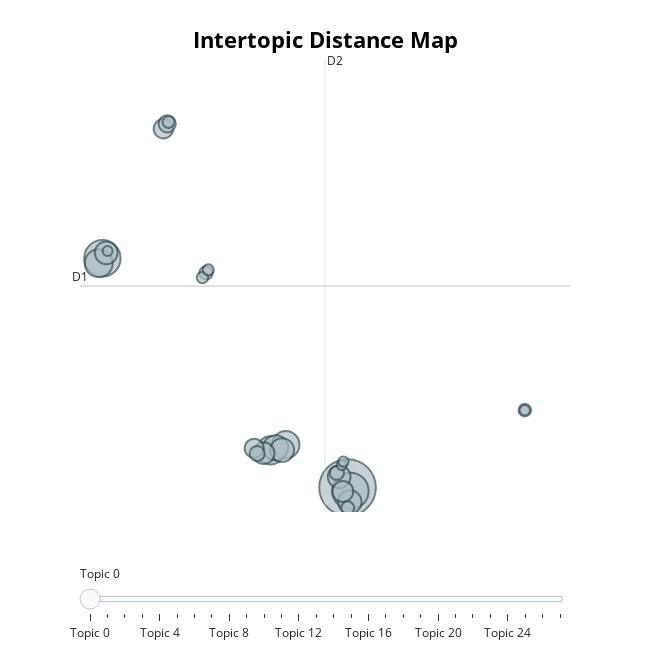

The code cell stored with this chart in its notebook:
### Code cell
topic_model.visualize_topics()

### Figure 1 — Plotly figure (JSON) as saved in the notebook; plotly's stock layout.template omitted (floating-point values rounded to 4 significant figures)
{"data": [{"customdata": [[0, "silas | opus | altar | priest | bishop", 365], [1, "magdalene | grail | priory | mary | langdon", 151], [2, "sophie | sophies | family | grandfathers | princess", 151], [3, "vernet | vernets | sophie | langdon | bank", 91], [4, "magdalene | magdalenes | gospels | mary | sophie", 89], [5, "tomb | poem | tombs | abbey | interred", 85], [6, "inspector | teabing | hawker | teabings | hawkers", 72], [7, "teabing | teabings | tea | sophie | leigh", 65], [8, "louvre | langdon | louvres | galleries | gallery", 62], [9, "langdon | langdons | vinci | sauniere | saunieres", 59], [10, "sophie | langdon | langdons | sophies | marie", 59], [11, "langdon | sophie | langdons | sophies | taxi", 54], [12, "leonardo | vinci | sophie | vincis | mona", 50], [13, "priory | priorys | templars | templar | langdon", 43], [14, "collet | collets | barn | lieutenant | ladder", 42], [15, "templar | priory | masonic | chapel | temple", 34], [16, "langdon | collet | langdons | collets | fache", 26], [17, "langdon | langdons | mickey | vatican | paris", 23], [18, "symbolism | symbols | symbol | langdon | pentacles", 20], [19, "hallway | cloisters | archway | cloister | langdon", 19], [20, "fache | sophie | faches | sophies | phone", 18], [21, "atbash | cipher | alphabet | cryptology | letters", 16], [22, "phi | langdon | phis | divine | vinci", 15], [23, "intercourse | sexual | priestesses | ritual | sex", 14], [24, "langdon | langdons | sophie | robert | lost", 12], [25, "cryptex | cryptanalysts | cipher | password | lock", 12], [26, "langdon | coat | monsieur | bedside | room", 12], [27, "langdon | fibonacci | numbers | digits | number", 11]], "hovertemplate": "<b>Topic %{customdata[0]}</b><br>%{customdata[1]}<br>Size: %{customdata[2]}", "legendgroup": "", "marker": {"color": "#B0BEC5", "line": {"color": "DarkSlateGrey", "width": 2}, "size": [365, 151, 151, 91, 89, 85, 72, 65, 62, 59, 59, 54, 50, 43, 42, 34, 26, 23, 20, 19, 18, 16, 15, 14, 12, 12, 12, 11], "sizemode": "area", "sizeref": 0.2281, "symbol": "circle"}, "mode": "markers", "name": "", "orientation": "v", "showlegend": false, "type": "scatter", "x": [7.907, -7.718, 8.091, 3.007, -7.952, 3.97, 3.323, 3.736, 8.057, -7.473, 7.375, 2.558, 7.606, -3.83, 1.961, -3.587, 2.144, 7.227, -1.116, 7.917, 19.2, -3.502, -1.338, -0.9681, 7.54, 7.647, 19.2, -7.387], "xaxis": "x", "y": [2.364, 13.58, 2.199, 4.18, 13.34, 4.459, 4.306, 4.197, 1.662, 13.85, 2.888, 4.045, 2.172, 19.92, 4.287, 20.16, 4.032, 3.076, 12.86, 1.374, 6.148, 20.25, 12.64, 13.01, 3.463, 3.638, 6.148, 13.94], "yaxis": "y"}], "layout": {"annotations": [{"showarrow": false, "text": "D1", "x": -9.145, "y": 12.23, "yshift": 10}, {"showarrow": false, "text": "D2", "x": 6.47, "xshift": 10, "y": 23.28}], "height": 650, "hoverlabel": {"bgcolor": "white", "font": {"family": "Rockwell", "size": 16}}, "legend": {"itemsizing": "constant", "tracegroupgap": 0}, "margin": {"t": 60}, "shapes": [{"line": {"color": "#CFD8DC", "width": 2}, "type": "line", "x0": 6.47, "x1": 6.47, "y0": 1.168, "y1": 23.28}, {"line": {"color": "#9E9E9E", "width": 2}, "type": "line", "x0": -9.145, "x1": 22.09, "y0": 12.23, "y1": 12.23}], "sliders": [{"active": 0, "pad": {"t": 50}, "steps": [{"args": [{"marker.color": [["red", "#B0BEC5", "#B0BEC5", "#B0BEC5", "#B0BEC5", "#B0BEC5", "#B0BEC5", "#B0BEC5", "#B0BEC5", "#B0BEC5", "#B0BEC5", "#B0BEC5", "#B0BEC5", "#B0BEC5", "#B0BEC5", "#B0BEC5", "#B0BEC5", "#B0BEC5", "#B0BEC5", "#B0BEC5", "#B0BEC5", "#B0BEC5", "#B0BEC5", "#B0BEC5", "#B0BEC5", "#B0BEC5", "#B0BEC5", "#B0BEC5"]]}], "label": "Topic 0", "method": "update"}, {"args": [{"marker.color": [["#B0BEC5", "red", "#B0BEC5", "#B0BEC5", "#B0BEC5", "#B0BEC5", "#B0BEC5", "#B0BEC5", "#B0BEC5", "#B0BEC5", "#B0BEC5", "#B0BEC5", "#B0BEC5", "#B0BEC5", "#B0BEC5", "#B0BEC5", "#B0BEC5", "#B0BEC5", "#B0BEC5", "#B0BEC5", "#B0BEC5", "#B0BEC5", "#B0BEC5", "#B0BEC5", "#B0BEC5", "#B0BEC5", "#B0BEC5", "#B0BEC5"]]}], "label": "Topic 1", "method": "update"}, {"args": [{"marker.color": [["#B0BEC5", "#B0BEC5", "red", "#B0BEC5", "#B0BEC5", "#B0BEC5", "#B0BEC5", "#B0BEC5", "#B0BEC5", "#B0BEC5", "#B0BEC5", "#B0BEC5", "#B0BEC5", "#B0BEC5", "#B0BEC5", "#B0BEC5", "#B0BEC5", "#B0BEC5", "#B0BEC5", "#B0BEC5", "#B0BEC5", "#B0BEC5", "#B0BEC5", "#B0BEC5", "#B0BEC5", "#B0BEC5", "#B0BEC5", "#B0BEC5"]]}], "label": "Topic 2", "method": "update"}, {"args": [{"marker.color": [["#B0BEC5", "#B0BEC5", "#B0BEC5", "red", "#B0BEC5", "#B0BEC5", "#B0BEC5", "#B0BEC5", "#B0BEC5", "#B0BEC5", "#B0BEC5", "#B0BEC5", "#B0BEC5", "#B0BEC5", "#B0BEC5", "#B0BEC5", "#B0BEC5", "#B0BEC5", "#B0BEC5", "#B0BEC5", "#B0BEC5", "#B0BEC5", "#B0BEC5", "#B0BEC5", "#B0BEC5", "#B0BEC5", "#B0BEC5", "#B0BEC5"]]}], "label": "Topic 3", "method": "update"}, {"args": [{"marker.color": [["#B0BEC5", "#B0BEC5", "#B0BEC5", "#B0BEC5", "red", "#B0BEC5", "#B0BEC5", "#B0BEC5", "#B0BEC5", "#B0BEC5", "#B0BEC5", "#B0BEC5", "#B0BEC5", "#B0BEC5", "#B0BEC5", "#B0BEC5", "#B0BEC5", "#B0BEC5", "#B0BEC5", "#B0BEC5", "#B0BEC5", "#B0BEC5", "#B0BEC5", "#B0BEC5", "#B0BEC5", "#B0BEC5", "#B0BEC5", "#B0BEC5"]]}], "label": "Topic 4", "method": "update"}, {"args": [{"marker.color": [["#B0BEC5", "#B0BEC5", "#B0BEC5", "#B0BEC5", "#B0BEC5", "red", "#B0BEC5", "#B0BEC5", "#B0BEC5", "#B0BEC5", "#B0BEC5", "#B0BEC5", "#B0BEC5", "#B0BEC5", "#B0BEC5", "#B0BEC5", "#B0BEC5", "#B0BEC5", "#B0BEC5", "#B0BEC5", "#B0BEC5", "#B0BEC5", "#B0BEC5", "#B0BEC5", "#B0BEC5", "#B0BEC5", "#B0BEC5", "#B0BEC5"]]}], "label": "Topic 5", "method": "update"}, {"args": [{"marker.color": [["#B0BEC5", "#B0BEC5", "#B0BEC5", "#B0BEC5", "#B0BEC5", "#B0BEC5", "red", "#B0BEC5", "#B0BEC5", "#B0BEC5", "#B0BEC5", "#B0BEC5", "#B0BEC5", "#B0BEC5", "#B0BEC5", "#B0BEC5", "#B0BEC5", "#B0BEC5", "#B0BEC5", "#B0BEC5", "#B0BEC5", "#B0BEC5", "#B0BEC5", "#B0BEC5", "#B0BEC5", "#B0BEC5", "#B0BEC5", "#B0BEC5"]]}], "label": "Topic 6", "method": "update"}, {"args": [{"marker.color": [["#B0BEC5", "#B0BEC5", "#B0BEC5", "#B0BEC5", "#B0BEC5", "#B0BEC5", "#B0BEC5", "red", "#B0BEC5", "#B0BEC5", "#B0BEC5", "#B0BEC5", "#B0BEC5", "#B0BEC5", "#B0BEC5", "#B0BEC5", "#B0BEC5", "#B0BEC5", "#B0BEC5", "#B0BEC5", "#B0BEC5", "#B0BEC5", "#B0BEC5", "#B0BEC5", "#B0BEC5", "#B0BEC5", "#B0BEC5", "#B0BEC5"]]}], "label": "Topic 7", "method": "update"}, {"args": [{"marker.color": [["#B0BEC5", "#B0BEC5", "#B0BEC5", "#B0BEC5", "#B0BEC5", "#B0BEC5", "#B0BEC5", "#B0BEC5", "red", "#B0BEC5", "#B0BEC5", "#B0BEC5", "#B0BEC5", "#B0BEC5", "#B0BEC5", "#B0BEC5", "#B0BEC5", "#B0BEC5", "#B0BEC5", "#B0BEC5", "#B0BEC5", "#B0BEC5", "#B0BEC5", "#B0BEC5", "#B0BEC5", "#B0BEC5", "#B0BEC5", "#B0BEC5"]]}], "label": "Topic 8", "method": "update"}, {"args": [{"marker.color": [["#B0BEC5", "#B0BEC5", "#B0BEC5", "#B0BEC5", "#B0BEC5", "#B0BEC5", "#B0BEC5", "#B0BEC5", "#B0BEC5", "red", "#B0BEC5", "#B0BEC5", "#B0BEC5", "#B0BEC5", "#B0BEC5", "#B0BEC5", "#B0BEC5", "#B0BEC5", "#B0BEC5", "#B0BEC5", "#B0BEC5", "#B0BEC5", "#B0BEC5", "#B0BEC5", "#B0BEC5", "#B0BEC5", "#B0BEC5", "#B0BEC5"]]}], "label": "Topic 9", "method": "update"}, {"args": [{"marker.color": [["#B0BEC5", "#B0BEC5", "#B0BEC5", "#B0BEC5", "#B0BEC5", "#B0BEC5", "#B0BEC5", "#B0BEC5", "#B0BEC5", "#B0BEC5", "red", "#B0BEC5", "#B0BEC5", "#B0BEC5", "#B0BEC5", "#B0BEC5", "#B0BEC5", "#B0BEC5", "#B0BEC5", "#B0BEC5", "#B0BEC5", "#B0BEC5", "#B0BEC5", "#B0BEC5", "#B0BEC5", "#B0BEC5", "#B0BEC5", "#B0BEC5"]]}], "label": "Topic 10", "method": "update"}, {"args": [{"marker.color": [["#B0BEC5", "#B0BEC5", "#B0BEC5", "#B0BEC5", "#B0BEC5", "#B0BEC5", "#B0BEC5", "#B0BEC5", "#B0BEC5", "#B0BEC5", "#B0BEC5", "red", "#B0BEC5", "#B0BEC5", "#B0BEC5", "#B0BEC5", "#B0BEC5", "#B0BEC5", "#B0BEC5", "#B0BEC5", "#B0BEC5", "#B0BEC5", "#B0BEC5", "#B0BEC5", "#B0BEC5", "#B0BEC5", "#B0BEC5", "#B0BEC5"]]}], "label": "Topic 11", "method": "update"}, {"args": [{"marker.color": [["#B0BEC5", "#B0BEC5", "#B0BEC5", "#B0BEC5", "#B0BEC5", "#B0BEC5", "#B0BEC5", "#B0BEC5", "#B0BEC5", "#B0BEC5", "#B0BEC5", "#B0BEC5", "red", "#B0BEC5", "#B0BEC5", "#B0BEC5", "#B0BEC5", "#B0BEC5", "#B0BEC5", "#B0BEC5", "#B0BEC5", "#B0BEC5", "#B0BEC5", "#B0BEC5", "#B0BEC5", "#B0BEC5", "#B0BEC5", "#B0BEC5"]]}], "label": "Topic 12", "method": "update"}, {"args": [{"marker.color": [["#B0BEC5", "#B0BEC5", "#B0BEC5", "#B0BEC5", "#B0BEC5", "#B0BEC5", "#B0BEC5", "#B0BEC5", "#B0BEC5", "#B0BEC5", "#B0BEC5", "#B0BEC5", "#B0BEC5", "red", "#B0BEC5", "#B0BEC5", "#B0BEC5", "#B0BEC5", "#B0BEC5", "#B0BEC5", "#B0BEC5", "#B0BEC5", "#B0BEC5", "#B0BEC5", "#B0BEC5", "#B0BEC5", "#B0BEC5", "#B0BEC5"]]}], "label": "Topic 13", "method": "update"}, {"args": [{"marker.color": [["#B0BEC5", "#B0BEC5", "#B0BEC5", "#B0BEC5", "#B0BEC5", "#B0BEC5", "#B0BEC5", "#B0BEC5", "#B0BEC5", "#B0BEC5", "#B0BEC5", "#B0BEC5", "#B0BEC5", "#B0BEC5", "red", "#B0BEC5", "#B0BEC5", "#B0BEC5", "#B0BEC5", "#B0BEC5", "#B0BEC5", "#B0BEC5", "#B0BEC5", "#B0BEC5", "#B0BEC5", "#B0BEC5", "#B0BEC5", "#B0BEC5"]]}], "label": "Topic 14", "method": "update"}, {"args": [{"marker.color": [["#B0BEC5", "#B0BEC5", "#B0BEC5", "#B0BEC5", "#B0BEC5", "#B0BEC5", "#B0BEC5", "#B0BEC5", "#B0BEC5", "#B0BEC5", "#B0BEC5", "#B0BEC5", "#B0BEC5", "#B0BEC5", "#B0BEC5", "red", "#B0BEC5", "#B0BEC5", "#B0BEC5", "#B0BEC5", "#B0BEC5", "#B0BEC5", "#B0BEC5", "#B0BEC5", "#B0BEC5", "#B0BEC5", "#B0BEC5", "#B0BEC5"]]}], "label": "Topic 15", "method": "update"}, {"args": [{"marker.color": [["#B0BEC5", "#B0BEC5", "#B0BEC5", "#B0BEC5", "#B0BEC5", "#B0BEC5", "#B0BEC5", "#B0BEC5", "#B0BEC5", "#B0BEC5", "#B0BEC5", "#B0BEC5", "#B0BEC5", "#B0BEC5", "#B0BEC5", "#B0BEC5", "red", "#B0BEC5", "#B0BEC5", "#B0BEC5", "#B0BEC5", "#B0BEC5", "#B0BEC5", "#B0BEC5", "#B0BEC5", "#B0BEC5", "#B0BEC5", "#B0BEC5"]]}], "label": "Topic 16", "method": "update"}, {"args": [{"marker.color": [["#B0BEC5", "#B0BEC5", "#B0BEC5", "#B0BEC5", "#B0BEC5", "#B0BEC5", "#B0BEC5", "#B0BEC5", "#B0BEC5", "#B0BEC5", "#B0BEC5", "#B0BEC5", "#B0BEC5", "#B0BEC5", "#B0BEC5", "#B0BEC5", "#B0BEC5", "red", "#B0BEC5", "#B0BEC5", "#B0BEC5", "#B0BEC5", "#B0BEC5", "#B0BEC5", "#B0BEC5", "#B0BEC5", "#B0BEC5", "#B0BEC5"]]}], "label": "Topic 17", "method": "update"}, {"args": [{"marker.color": [["#B0BEC5", "#B0BEC5", "#B0BEC5", "#B0BEC5", "#B0BEC5", "#B0BEC5", "#B0BEC5", "#B0BEC5", "#B0BEC5", "#B0BEC5", "#B0BEC5", "#B0BEC5", "#B0BEC5", "#B0BEC5", "#B0BEC5", "#B0BEC5", "#B0BEC5", "#B0BEC5", "red", "#B0BEC5", "#B0BEC5", "#B0BEC5", "#B0BEC5", "#B0BEC5", "#B0BEC5", "#B0BEC5", "#B0BEC5", "#B0BEC5"]]}], "label": "Topic 18", "method": "update"}, {"args": [{"marker.color": [["#B0BEC5", "#B0BEC5", "#B0BEC5", "#B0BEC5", "#B0BEC5", "#B0BEC5", "#B0BEC5", "#B0BEC5", "#B0BEC5", "#B0BEC5", "#B0BEC5", "#B0BEC5", "#B0BEC5", "#B0BEC5", "#B0BEC5", "#B0BEC5", "#B0BEC5", "#B0BEC5", "#B0BEC5", "red", "#B0BEC5", "#B0BEC5", "#B0BEC5", "#B0BEC5", "#B0BEC5", "#B0BEC5", "#B0BEC5", "#B0BEC5"]]}], "label": "Topic 19", "method": "update"}, {"args": [{"marker.color": [["#B0BEC5", "#B0BEC5", "#B0BEC5", "#B0BEC5", "#B0BEC5", "#B0BEC5", "#B0BEC5", "#B0BEC5", "#B0BEC5", "#B0BEC5", "#B0BEC5", "#B0BEC5", "#B0BEC5", "#B0BEC5", "#B0BEC5", "#B0BEC5", "#B0BEC5", "#B0BEC5", "#B0BEC5", "#B0BEC5", "red", "#B0BEC5", "#B0BEC5", "#B0BEC5", "#B0BEC5", "#B0BEC5", "#B0BEC5", "#B0BEC5"]]}], "label": "Topic 20", "method": "update"}, {"args": [{"marker.color": [["#B0BEC5", "#B0BEC5", "#B0BEC5", "#B0BEC5", "#B0BEC5", "#B0BEC5", "#B0BEC5", "#B0BEC5", "#B0BEC5", "#B0BEC5", "#B0BEC5", "#B0BEC5", "#B0BEC5", "#B0BEC5", "#B0BEC5", "#B0BEC5", "#B0BEC5", "#B0BEC5", "#B0BEC5", "#B0BEC5", "#B0BEC5", "red", "#B0BEC5", "#B0BEC5", "#B0BEC5", "#B0BEC5", "#B0BEC5", "#B0BEC5"]]}], "label": "Topic 21", "method": "update"}, {"args": [{"marker.color": [["#B0BEC5", "#B0BEC5", "#B0BEC5", "#B0BEC5", "#B0BEC5", "#B0BEC5", "#B0BEC5", "#B0BEC5", "#B0BEC5", "#B0BEC5", "#B0BEC5", "#B0BEC5", "#B0BEC5", "#B0BEC5", "#B0BEC5", "#B0BEC5", "#B0BEC5", "#B0BEC5", "#B0BEC5", "#B0BEC5", "#B0BEC5", "#B0BEC5", "red", "#B0BEC5", "#B0BEC5", "#B0BEC5", "#B0BEC5", "#B0BEC5"]]}], "label": "Topic 22", "method": "update"}, {"args": [{"marker.color": [["#B0BEC5", "#B0BEC5", "#B0BEC5", "#B0BEC5", "#B0BEC5", "#B0BEC5", "#B0BEC5", "#B0BEC5", "#B0BEC5", "#B0BEC5", "#B0BEC5", "#B0BEC5", "#B0BEC5", "#B0BEC5", "#B0BEC5", "#B0BEC5", "#B0BEC5", "#B0BEC5", "#B0BEC5", "#B0BEC5", "#B0BEC5", "#B0BEC5", "#B0BEC5", "red", "#B0BEC5", "#B0BEC5", "#B0BEC5", "#B0BEC5"]]}], "label": "Topic 23", "method": "update"}, {"args": [{"marker.color": [["#B0BEC5", "#B0BEC5", "#B0BEC5", "#B0BEC5", "#B0BEC5", "#B0BEC5", "#B0BEC5", "#B0BEC5", "#B0BEC5", "#B0BEC5", "#B0BEC5", "#B0BEC5", "#B0BEC5", "#B0BEC5", "#B0BEC5", "#B0BEC5", "#B0BEC5", "#B0BEC5", "#B0BEC5", "#B0BEC5", "#B0BEC5", "#B0BEC5", "#B0BEC5", "#B0BEC5", "red", "#B0BEC5", "#B0BEC5", "#B0BEC5"]]}], "label": "Topic 24", "method": "update"}, {"args": [{"marker.color": [["#B0BEC5", "#B0BEC5", "#B0BEC5", "#B0BEC5", "#B0BEC5", "#B0BEC5", "#B0BEC5", "#B0BEC5", "#B0BEC5", "#B0BEC5", "#B0BEC5", "#B0BEC5", "#B0BEC5", "#B0BEC5", "#B0BEC5", "#B0BEC5", "#B0BEC5", "#B0BEC5", "#B0BEC5", "#B0BEC5", "#B0BEC5", "#B0BEC5", "#B0BEC5", "#B0BEC5", "#B0BEC5", "red", "#B0BEC5", "#B0BEC5"]]}], "label": "Topic 25", "method": "update"}, {"args": [{"marker.color": [["#B0BEC5", "#B0BEC5", "#B0BEC5", "#B0BEC5", "#B0BEC5", "#B0BEC5", "#B0BEC5", "#B0BEC5", "#B0BEC5", "#B0BEC5", "#B0BEC5", "#B0BEC5", "#B0BEC5", "#B0BEC5", "#B0BEC5", "#B0BEC5", "#B0BEC5", "#B0BEC5", "#B0BEC5", "#B0BEC5", "#B0BEC5", "#B0BEC5", "#B0BEC5", "#B0BEC5", "#B0BEC5", "#B0BEC5", "red", "#B0BEC5"]]}], "label": "Topic 26", "method": "update"}, {"args": [{"marker.color": [["#B0BEC5", "#B0BEC5", "#B0BEC5", "#B0BEC5", "#B0BEC5", "#B0BEC5", "#B0BEC5", "#B0BEC5", "#B0BEC5", "#B0BEC5", "#B0BEC5", "#B0BEC5", "#B0BEC5", "#B0BEC5", "#B0BEC5", "#B0BEC5", "#B0BEC5", "#B0BEC5", "#B0BEC5", "#B0BEC5", "#B0BEC5", "#B0BEC5", "#B0BEC5", "#B0BEC5", "#B0BEC5", "#B0BEC5", "#B0BEC5", "red"]]}], "label": "Topic 27", "method": "update"}]}], "title": {"font": {"color": "Black", "size": 22}, "text": "<b>Intertopic Distance Map</b>", "x": 0.5, "xanchor": "center", "y": 0.95, "yanchor": "top"}, "width": 650, "xaxis": {"anchor": "y", "domain": [0, 1], "range": [-9.145, 22.09], "title": {"text": ""}, "visible": false}, "yaxis": {"anchor": "x", "domain": [0, 1], "range": [1.168, 23.28], "title": {"text": ""}, "visible": false}}}
